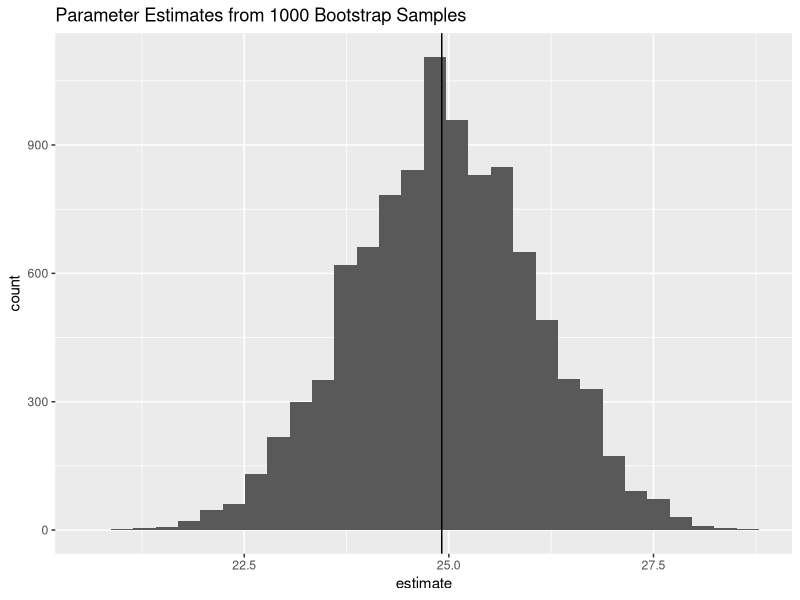

R code for this plot:
## ---- chunk 1
# the dplyr package contains the sample_n function,
# which we use below to draw the bootstrap samples
library(dplyr)

# observed data: 23 counts of asbestos fibers
sample_obs <- data.frame(
  fiber_count = c(31, 29, 19, 18, 31, 28, 34, 27, 34, 30, 16, 18, 26, 27, 27, 18, 24,
                  22, 28, 24, 21, 17, 24)
)
# number of observations in sample_obs
n <- 23

# how many bootstrap samples to take, and storage space for the results
num_bootstrap_samples <- 10^4
bootstrap_estimates <- data.frame(
  estimate = rep(NA, num_bootstrap_samples)
)

# draw many samples from the observed data and calculate mean of each simulated sample
for(i in seq_len(num_bootstrap_samples)) {
  ## Draw a bootstrap sample of size n with replacement from the observed data
  bootstrap_resampled_obs <- sample_obs %>%
    sample_n(size = n, replace = TRUE)
  
  ## Calculate mean of bootstrap sample
  bootstrap_estimates$estimate[i] <- mean(bootstrap_resampled_obs$fiber_count)
}
## ---- chunk 2
library(ggplot2)
ggplot(data = bootstrap_estimates, mapping = aes(x = estimate)) +
  geom_histogram(bins = 30) +
  geom_vline(
    mapping = aes(xintercept = mean(sample_obs$fiber_count))) +
  ggtitle("Parameter Estimates from 1000 Bootstrap Samples")
## ---- chunk 3
mean(bootstrap_estimates$estimate) - mean(sample_obs$fiber_count)
## ---- chunk 4
sd(bootstrap_estimates$estimate)
